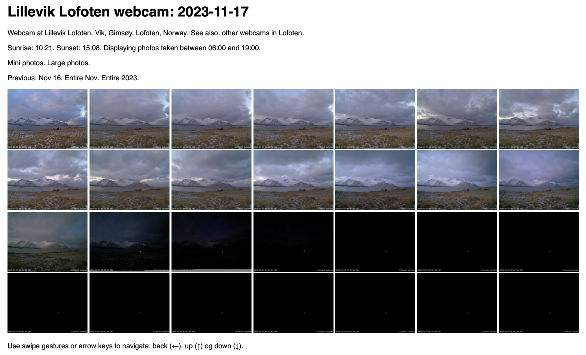
#> input picture webcam-example-day.png, 586 x 355 px
$ python -i aurora_scan.py   (imports and definitions only)
#> lines starting #> are read from the running program, lines starting #| are printed output that depends on the picture; after the words box and inside, x2 and y2 are one past the last pixel; in counts of white or black regions, pixels touching at a corner belong together
import cv2
import numpy as np
import multiprocessing
import os
from pathlib import Path
from datetime import datetime, timedelta

from sun_calculator import is_aurora_time

BASE_URL = "https://lilleviklofoten.no/webcam/?type=one&image="
_WORKER_EXCLUDE_ZONES = ()

# [29 lines left out: functions parse_dt_from_stem, parse_exclude_zone, not called in this run]

def aurora_score(image_path, exclude_zones=()):
    # IMREAD_REDUCED_COLOR_4 decodes the JPEG at 1/4 resolution in the decoder
    # itself — much faster than reading full-size and resizing in Python.
#> called with image_path = 'webcam-example-day.png', exclude_zones = ()
    img = cv2.imread(str(image_path), cv2.IMREAD_REDUCED_COLOR_4)
#> img is the input picture: shape (355, 586, 3); mean B, G, R 130.2, 125.2, 124.3
    if img is None:
        img = cv2.imread(str(image_path))  # fallback for non-JPEG or older OpenCV
    if img is None:
        return 0.0

    h, w, _ = img.shape
#> h = 355; w = 586

    # Ignore bottom 35% to reduce lights/sea/ground reflections
    sky = img[0:int(h*0.65), :, :]

    # Downscale for speed + smoother stats
    sky_small = cv2.resize(sky, (640, int(640 * sky.shape[0] / sky.shape[1])))

    hsv = cv2.cvtColor(sky_small, cv2.COLOR_BGR2HSV)
#> hsv: shape (251, 640, 3); mean H, S, V 50, 29, 170.2
    H, S, V = cv2.split(hsv)
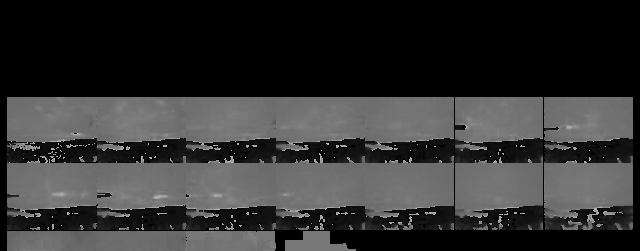
#> H: shape (251, 640); min 0, max 179, mean 50
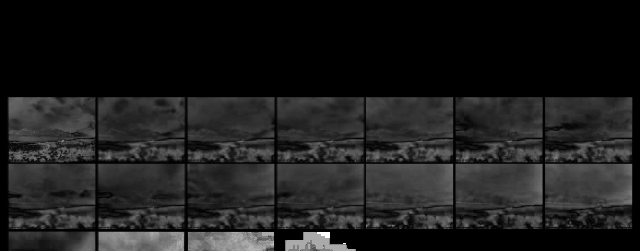
#> S: shape (251, 640); min 0, max 255, mean 29

    # Ignore static false-positive regions if exclusion zones are configured.
    # Zone coordinates are normalized to the full input image.
    valid_mask = np.ones(H.shape, dtype=bool)
    if exclude_zones:
        h_sky, w_sky = H.shape
        for x1, y1, x2, y2 in exclude_zones:
            px1 = int(np.clip(x1, 0.0, 1.0) * w_sky)
            px2 = int(np.clip(x2, 0.0, 1.0) * w_sky)
            py1 = int(np.clip(y1 / 0.65, 0.0, 1.0) * h_sky)
            py2 = int(np.clip(y2 / 0.65, 0.0, 1.0) * h_sky)
            if px2 > px1 and py2 > py1:
                valid_mask[py1:py2, px1:px2] = False
    valid_count = int(np.count_nonzero(valid_mask))
#> valid_count = 160640
#> valid_mask: shape (251, 640) bool; every value is 1
    if valid_count == 0:
        return 0.0

    # 2) Reject globally green-tinted overcast: measure global green cast
    B, G, R = cv2.split(sky_small.astype(np.float32))
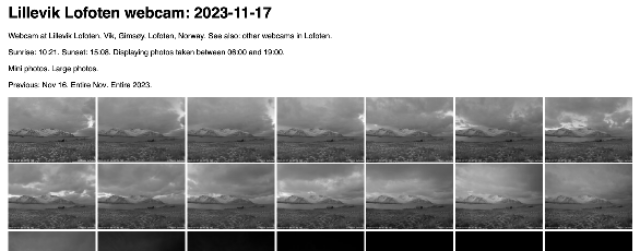
#> G: shape (251, 640) float32; min 0, max 255, mean 160.4
    green_cast = G - (R + B) / 2.0
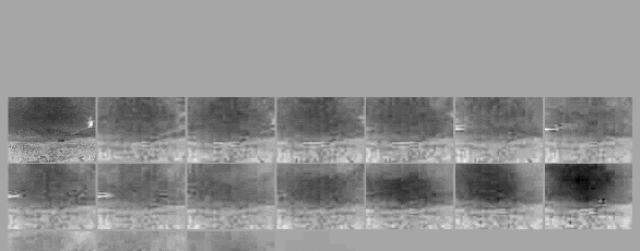
#> green_cast: shape (251, 640) float32; min -25.5, max 13.5, mean -3.15; drawn with min black and max white
    global_green_cast = float(np.mean(green_cast[valid_mask])) / 255.0  # positive means "overall green bias"
#> global_green_cast = -0.0123

    # 3) Look for STRUCTURE: aurora tends to have local contrast/texture in V channel
    # Overcast tends to be smooth.
    blur = cv2.GaussianBlur(V, (0, 0), 3)
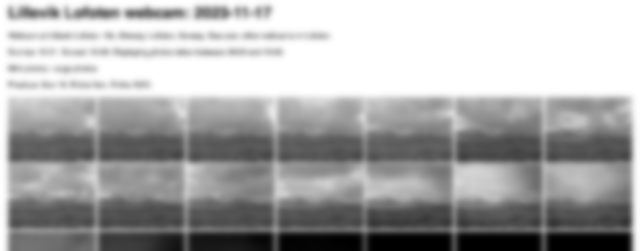
#> blur: shape (251, 640); min 0, max 255, mean 170.2
    contrast_map = np.abs(V.astype(np.float32) - blur.astype(np.float32))
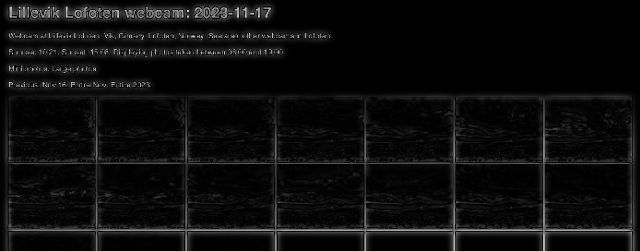
#> contrast_map: shape (251, 640) float32; min 0, max 215, mean 12.5
    local_contrast = float(np.mean(contrast_map[valid_mask])) / 255.0
#> local_contrast = 0.0491

    # 5) Sky brightness penalty. Aurora is visible against a dark sky. Twilight
    # produces a broadly lit sky even when the sun is below the horizon. A high
    # mean V across the sky region is a strong signal for twilight, not aurora.
    # Scale factor: 1.0 for a dark sky, approaching 0 as brightness rises.
    sky_mean_v = float(np.mean(V[valid_mask])) / 255.0
#> sky_mean_v = 0.667
    # Penalty-free up to ~0.18 (dark night). At 0.35 (twilight glow) factor ≈ 0.
    brightness_factor = max(0.0, min(1.0, (0.35 - sky_mean_v) / 0.17))
#> brightness_factor = 0

    def _component_score(h_lo, h_hi, s_min, v_min, patch_bonus=0.0):
        # 1) Candidate aurora pixels
#> called with h_lo = 38, h_hi = 85, s_min = 55, v_min = 25, patch_bonus = 0.1
        green = (H >= h_lo) & (H <= h_hi) & (S >= s_min) & (V >= v_min)
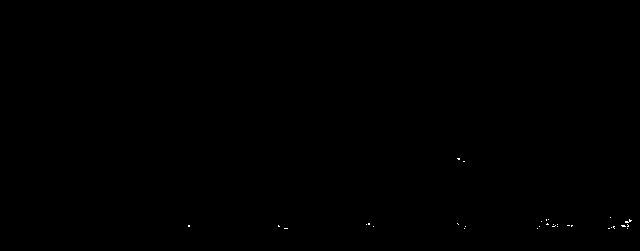
#> green: shape (251, 640) bool; 0.05% white in thin lines or dots, all inside (x1, y1, x2, y2) = (188, 158, 632, 229)
        green &= valid_mask
        green_ratio = float(np.count_nonzero(green)) / float(valid_count)
#> green_ratio = 0.000529

        # 4) Connectedness: aurora tends to form patches/bands.
        # Cap CC reward at 0.20 — a single blob covering >20% of the sky is
        # background sky (twilight gradient), not an aurora band. This prevents
        # an entire teal twilight sky from scoring extremely high.
        green_u8 = (green.astype(np.uint8) * 255)
        num_labels, labels, stats, _ = cv2.connectedComponentsWithStats(green_u8, connectivity=8)
#> labels: shape (251, 640) int32; 32 distinct labels, from 0 to 31
#> num_labels = 32; stats = 32 rows, first 6: [0, 0, 640, 251, 160555], [457, 158, 3, 2, 5], [463, 161, 2, 1, 2], [610, 217, 1, 1, 1], [546, 219, 1, 2, 2], [548, 219, 1, 1, 1]
        if num_labels <= 1:
            largest_cc_ratio = 0.0
            largest_cc_pixels = 0
        else:
            # stats[0] is background; take max area among components
            areas = stats[1:, cv2.CC_STAT_AREA]
#> areas = 31 values, max 13 at index 5, min 1 at index 2, mean 2.74
            largest_cc_pixels = int(np.max(areas))
#> largest_cc_pixels = 13
            largest_cc_ratio = min(float(largest_cc_pixels) / float(valid_count), 0.20)
#> largest_cc_ratio = 8.09e-05

        # Patch bonus: a compact cluster of ≥200 pixels in the target hue range
        # is a strong positive signal even when overall coverage is low.
        # Included in raw score so brightness_factor still suppresses it for
        # bright (twilight) images.
        effective_bonus = patch_bonus if largest_cc_pixels >= 200 else 0.0
#> effective_bonus = 0

        return (
            (green_ratio * 1.8) +
            (local_contrast * 1.2) +
            (largest_cc_ratio * 1.5) -
            (global_green_cast * 0.8) +
            effective_bonus
        )

    # Classic aurora green (yellow-green, H 38–85 in OpenCV 0–180 scale).
    # Patch bonus enabled: a compact cluster of yellow-green pixels can only be
    # aurora — nothing else produces that colour in a night sky.
    score_classic = _component_score(38, 85, 55, 25, patch_bonus=0.10)
#> score_classic = 0.0699

    # Teal/cyan aurora (H 38–100): captures cameras that render aurora as blue-green.
    # Capped at H=100 to exclude the blue end of the spectrum (H 100–130) which
    # matches pre-dawn/post-dusk twilight sky rather than aurora. No patch bonus —
    # cyan pixels can also be polar night twilight glow or atmospheric scattering.
    score_teal = _component_score(38, 100, 55, 25, patch_bonus=0.0)
#> in _component_score (call 2), `green = (H >= h_lo) & (H <= h_hi) & (S >= s_min) & (V >= v_min)`: green: shape (251, 640) bool; 0.08% white in thin lines or dots, all inside (x1, y1, x2, y2) = (17, 158, 632, 243)
#> in _component_score (call 2), `num_labels, labels, stats, _ = cv2.connectedComponentsWithStats(green_..`: labels: shape (251, 640) int32; 35 distinct labels, from 0 to 34
#> in _component_score (call 2), `num_labels, labels, stats, _ = cv2.connectedComponentsWithStats(green_..`: num_labels = 35; stats = 35 rows, first 6: [0, 0, 640, 251, 160513], [457, 158, 3, 2, 5], [463, 161, 2, 1, 2], [610, 217, 1, 1, 1], [546, 219, 1, 2, 2], [548, 219, 1, 1, 1]
#> score_teal = 0.0706

    # Apply brightness factor last so it suppresses both components equally.
    # Twilight sky (bright) is pushed toward zero; dark aurora sky is unaffected.
    return float(max(score_classic, score_teal) * brightness_factor)


def _worker_init(exclude_zones):
    global _WORKER_EXCLUDE_ZONES
    _WORKER_EXCLUDE_ZONES = tuple(exclude_zones or ())


# [163 lines left out: functions _score_worker, human_time_from_filename, _apply_temporal_consistency, scan_folder, _infer_scanned_months, _infer_year, not called in this run]


# [77 lines not run here, left out]

>>> result = aurora_score('webcam-example-day.png')
#> result = 0

$ run again, on webcam-example-single-image.png
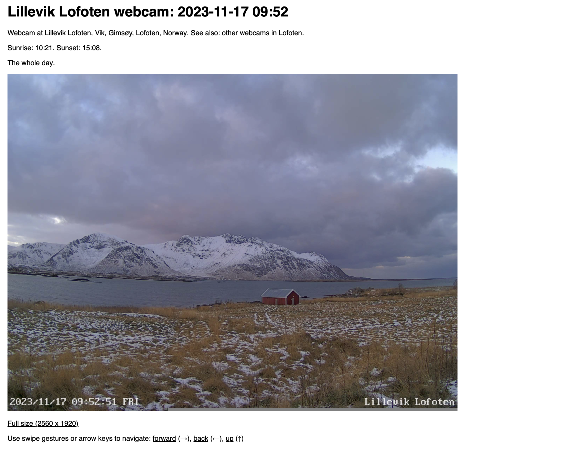
#> input picture webcam-example-single-image.png, 586 x 449 px
#> in aurora_score, img is the input picture: shape (449, 586, 3); mean B, G, R 179.1, 170.5, 170.3
#> hsv: shape (317, 640, 3); mean H, S, V 66.6, 30, 195.8
#> valid_mask: shape (317, 640) bool; every value is 1
#> in aurora_score, `green_cast = G - (R + B) / 2.0`:
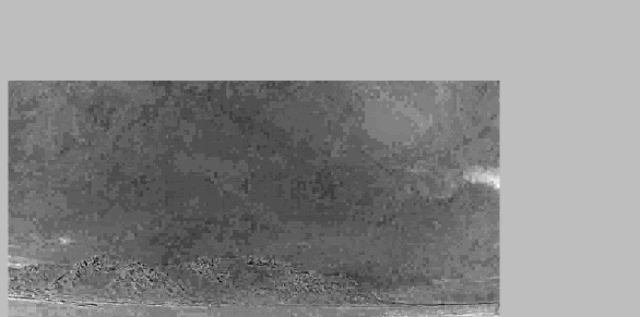
#> green_cast: shape (317, 640) float32; min -23.5, max 8, mean -6.12; drawn with min black and max white
#> global_green_cast = -0.024
#> in aurora_score, `contrast_map = np.abs(V.astype(np.float32) - blur.astype(np.float32))`:
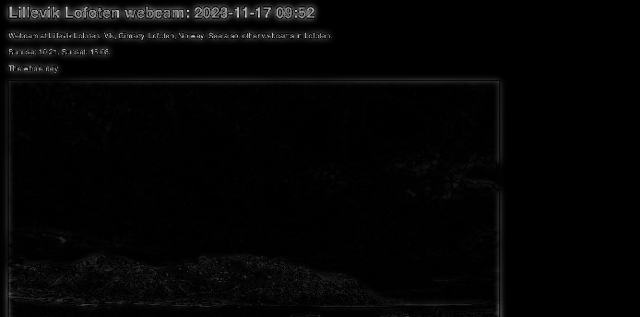
#> contrast_map: shape (317, 640) float32; min 0, max 215, mean 4.9
#> local_contrast = 0.0191
#> sky_mean_v = 0.768
#> brightness_factor = 0
#> green: shape (317, 640) bool; every value is 0
#> labels: shape (317, 640) int32; every value is 0
#> num_labels = 1; stats = [[0, 0, 640, 317, 202880]]
#> score_classic = 0.0421
#> result = 0
